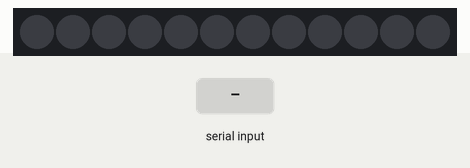
The sketch below on a simulated Arduino Uno, built with avr-gcc and run on an emulated ATmega328P. Shown: 12 RGB LEDs in strip order, left to right. Inputs (shaded band) come from the test bench. Dim RGB values are drawn brighter than linear.

Above: at 1.2 s.
1.3 s: "90,45,200," received over Serial
At 2.9 s:
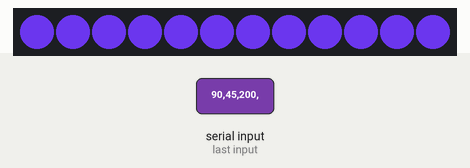
3.1 s: "30,150,10," received over Serial
At 5.4 s:
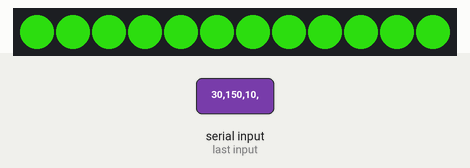
5.6 s: "90,45," received over Serial
At 7.26 s:
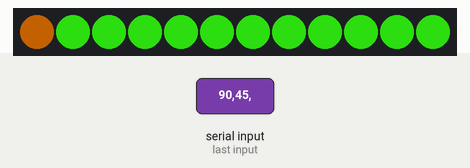
8.6 s: "1,90,45," received over Serial
At 11.3 s:
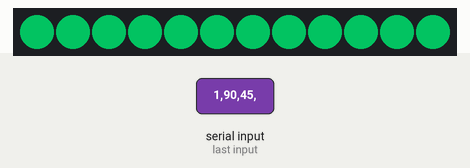
11.5 s: "30,150," received over Serial
At 13.16 s:
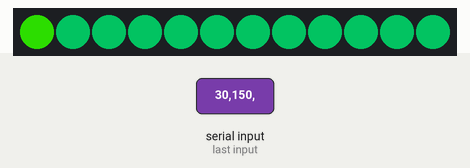
Timing chart, 0 to 14.7 s (numbered marks = the images above; inputs shaded):
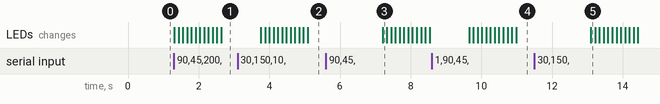

The sketch:

Code.ino
```cpp
#include <Adafruit_NeoPixel.h>
#ifdef __AVR__
#include <avr/power.h> // Required for 16 MHz Adafruit Trinket
#endif

#define PIN 6
#define NUMPIXELS 12

Adafruit_NeoPixel pixels(NUMPIXELS, PIN, NEO_GRB + NEO_KHZ800);
#define DELAYVAL 120

void setup(){
#if defined(__AVR_ATtiny85__) && (F_CPU == 16000000)
  clock_prescale_set(clock_div_1);
#endif
  pixels.begin(); // INITIALIZE NeoPixel strip object (REQUIRED)
  Serial.begin(9600);
}
void loop(){
  if (Serial.available()){
      int r = Serial.readStringUntil(',').toInt();

      int g = Serial.readStringUntil(',').toInt();

      int b = Serial.readStringUntil(',').toInt();

    for (int i = 0; i < NUMPIXELS; i++){
    pixels.setPixelColor(i, pixels.Color(r, g, b));
    pixels.show();
    delay(DELAYVAL);
    }
    delay(1000);
  }
}
```

Measured:
- after the input at 1.3 s, the LEDs: first change at once (image 1 shows a later state)
- after the input at 3.1 s, the LEDs: first change after 0.66 s (image 2 shows a later state)
- after the input at 5.6 s, the LEDs: change after 1.6 s (image 3)
- after the input at 8.6 s, the LEDs: first change after 1.1 s (image 4 shows a later state)
- after the input at 11.5 s, the LEDs: change after 1.6 s (image 5)
